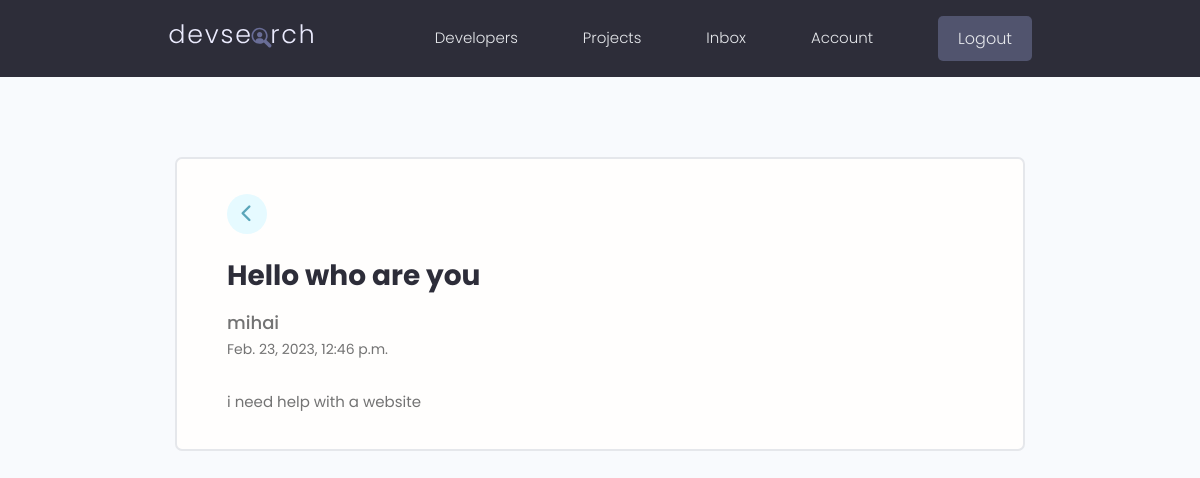
Page /message/f9150045-70f9-4fd8-b4bf-9d6f71f62e82/ (signed in) on the earlier database version.
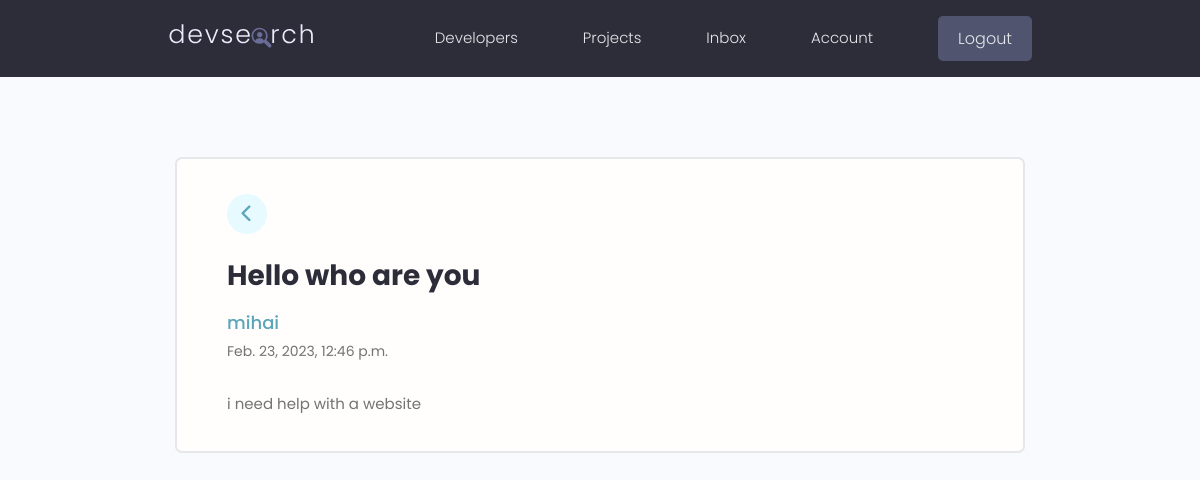
Same page on the later database version.
### users/models.py (models this page shows, shortened)
class Message(models.Model):
    sender = models.ForeignKey(
        Profile, on_delete=models.SET_NULL, null=True, blank=True)
    recipient = models.ForeignKey(
        Profile, on_delete=models.SET_NULL, null=True, blank=True, related_name="messages")
    name = models.CharField(max_length=200, null=True, blank=True)
    email = models.EmailField(max_length=200, null=True, blank=True)
    subject = models.CharField(max_length=200, null=True, blank=True)
    body = models.TextField()
    is_read = models.BooleanField(default=False, null=True)
    created = models.DateTimeField(auto_now_add=True)
    id = models.UUIDField(default=uuid.uuid4, unique=True,
                          primary_key=True, editable=False)
    class Meta:
        ordering = ['is_read', '-created']

### users/views.py (the view)
# urls.py: path('message/<str:pk>/', views.message, name='message'),
@login_required(login_url='login')
def message(request, pk):
    profile = request.user.profile
    message = profile.messages.get(id=pk)
    if message.is_read == False:
        message.is_read = True
        message.save()
    context = {'message': message}
    return render(request, 'users/message.html', context)

### users/templates/users/message.html
{% extends 'main.html' %}
{% block body %}
  <main class="messagePage my-xl">
    <div class="content-box">
      <div class="message">
        <a class="backButton" href="{% url 'inbox' %}"><i class="fa-solid fa-chevron-left"></i></a>
        <h2 class="message__subject">{{message.subject}}</h4>
          {% if message.sender %}
            <a href="{% url 'user-profile' message.sender.id %}" class="message__author">{{message.name}}</a>
          {% else %}
          <p class="message__author">{{message.name}}</p>
          {% endif %}
          <p class="message__date">{{message.created}}</p>
          <div class="message__body">
            {{message.body|linebreaksbr}}
          </div>
      </div>
    </div>
  </main>
{% endblock %}

Differences in the rows shown:
changed Message "Hello who are you": sender_id empty → "5bde13ec21af4f44a31db31c524501c5" (drawn)
